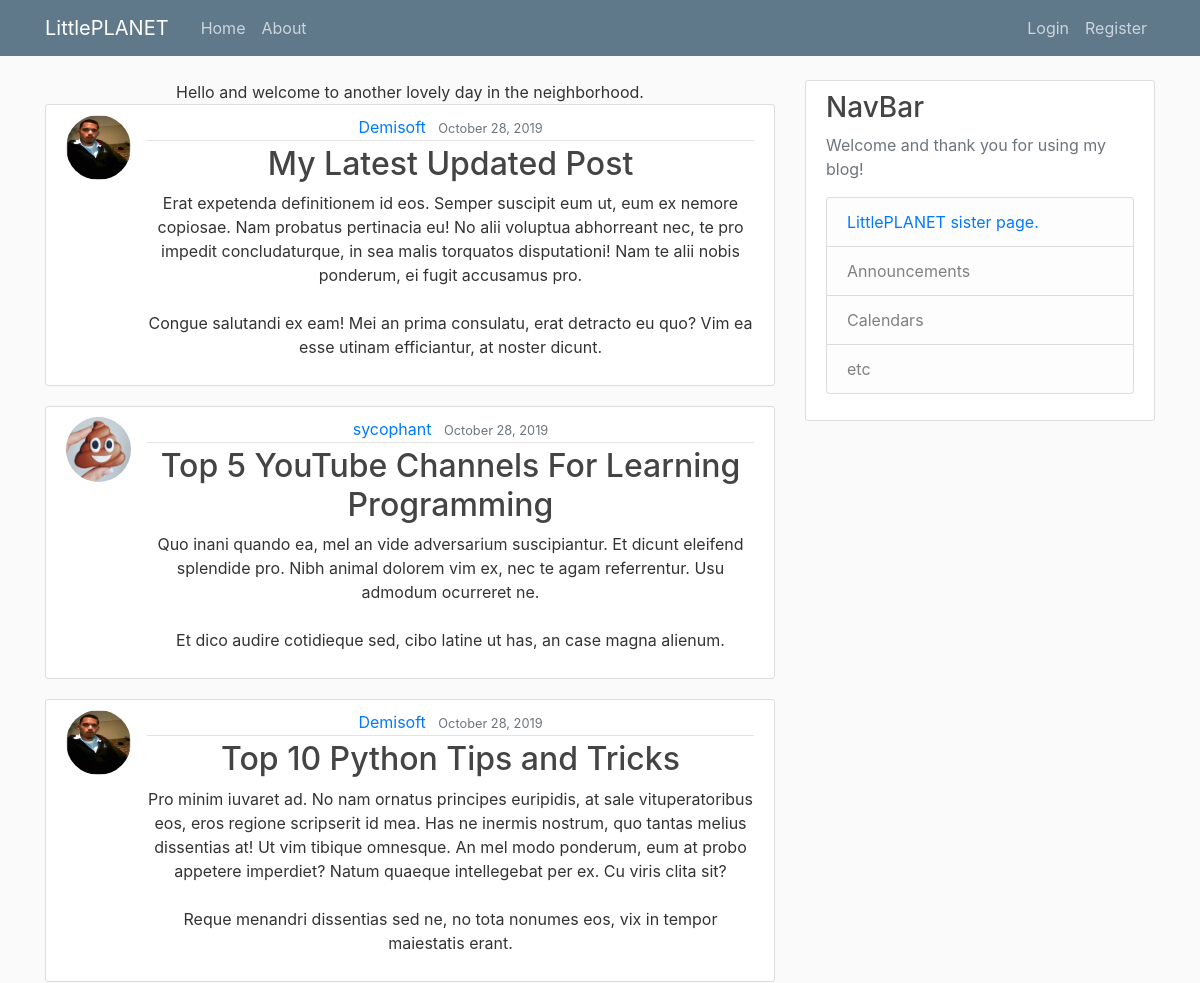
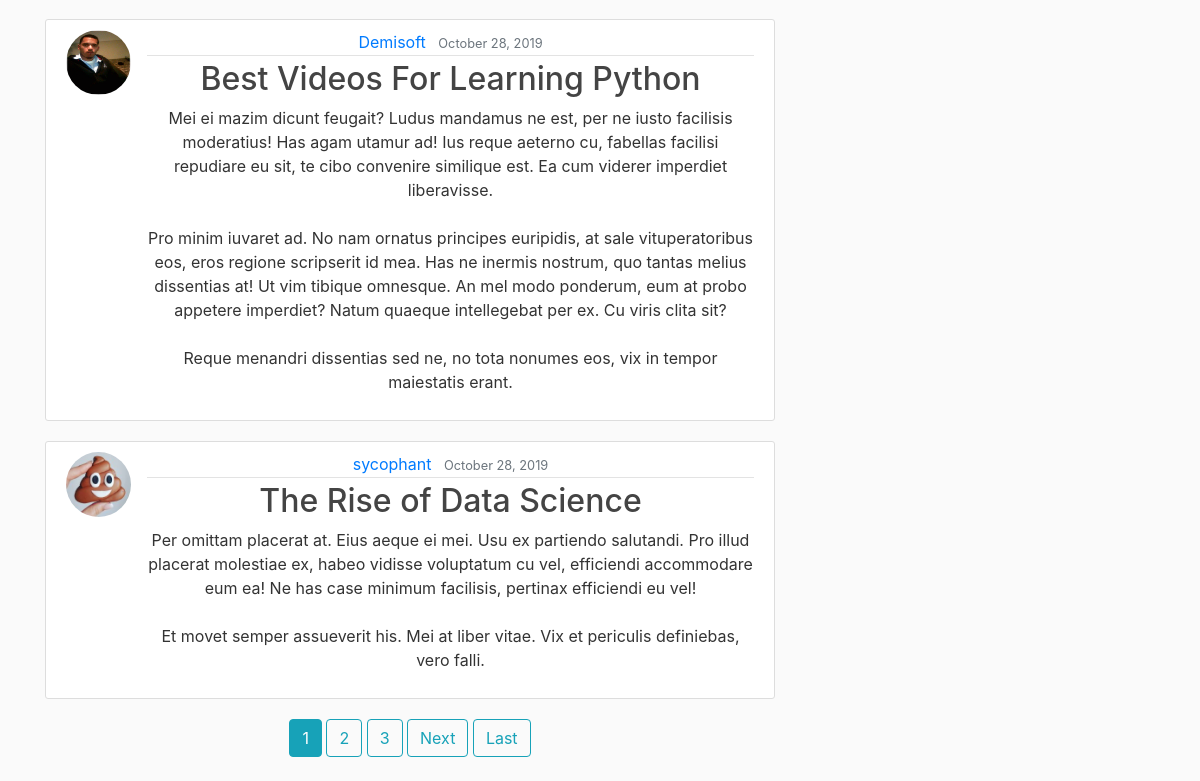
Before: / with the older database file (2 pictures, top to bottom).
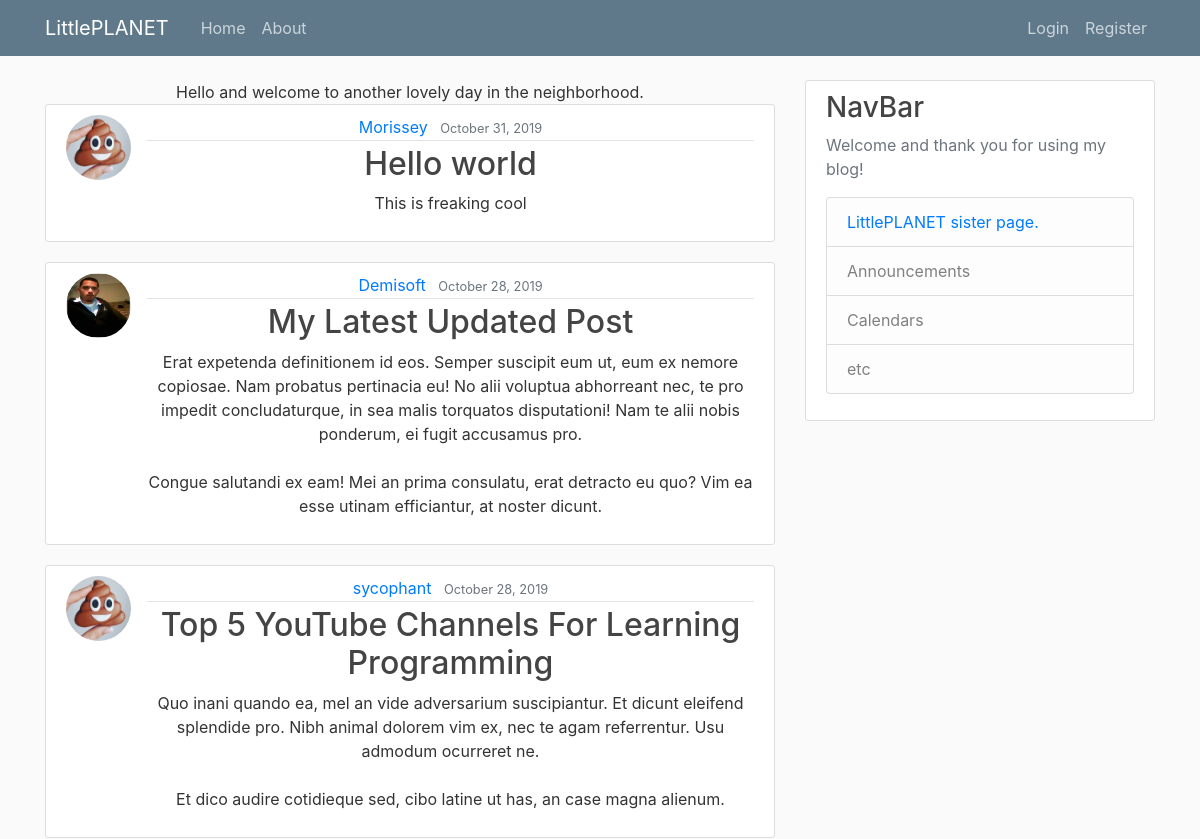
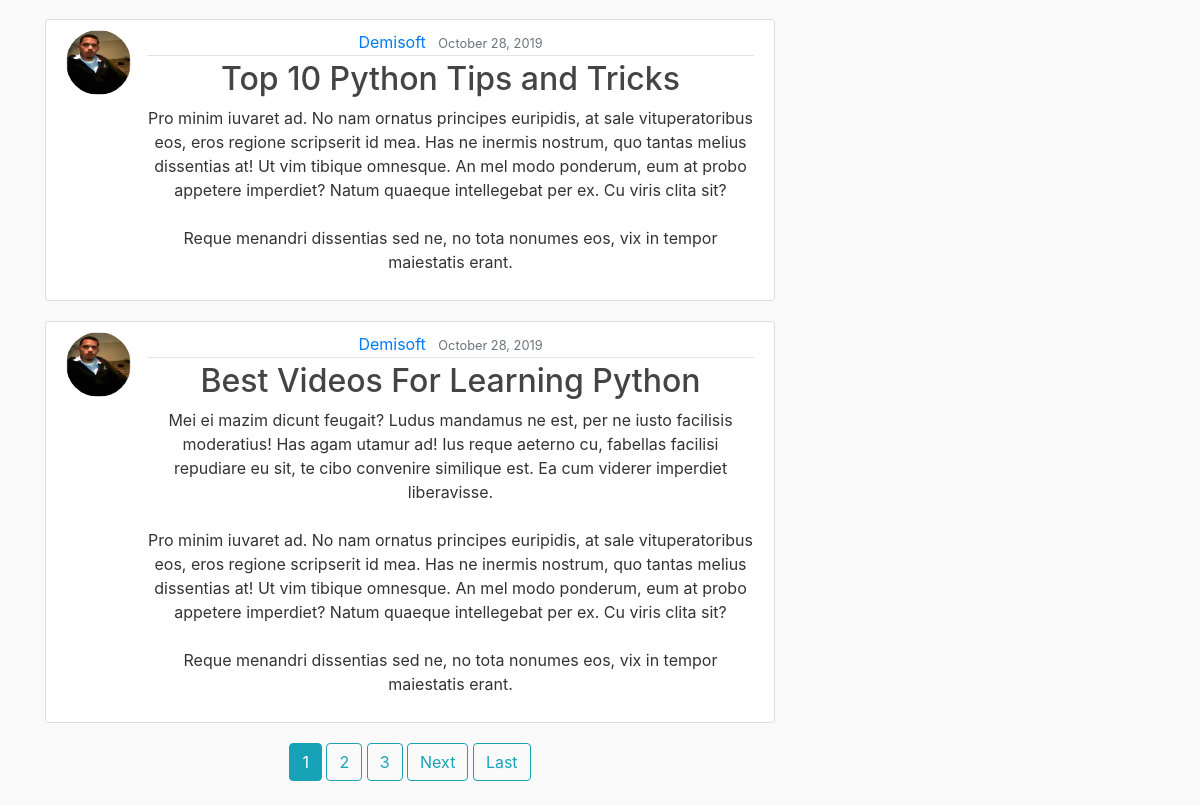
After: the same page with the newer database file (2 pictures, top to bottom).
### blog/models.py (models this page shows, shortened)
class Post(models.Model):
    title = models.CharField(max_length=100)
    content = models.TextField()
    date_posted = models.DateTimeField(default=timezone.now)
    author = models.ForeignKey(User, on_delete=models.CASCADE)

### users/models.py (models this page shows, shortened)
class Profile(models.Model):
    user = models.OneToOneField(User, on_delete=models.CASCADE)
    image = models.ImageField(default='default.jpg', upload_to='profile_pics')

### blog/views.py (the view)
# urls.py: path('', PostListView.as_view(), name='blog-home'),
class PostListView(ListView):
    model = Post
    template_name = 'blog/home.html'
    context_object_name = 'posts'
    ordering = ['-date_posted']
    paginate_by = 5

### blog/templates/blog/home.html (shortened to what this page needs)
{% extends "blog/base.html" %}
{% block liver %}
	<center>Hello and welcome to another lovely day in the neighborhood.
	{% for post in posts %}
		<article class="media content-section">
		<img class="rounded-circle article-img" src="{{ post.author.profile.image.url }}">
	<div class="media-body">
		<div class="article-metadata">
			<a class="mr-2" href="{% url 'user-posts' post.author.username %}">{{ post.author }}</a>
				<small class="text-muted">{{ post.date_posted|date:"F d, Y" }}</small>
		</div>
		<h2><a class="article-title" href="{% url 'post-detail' post.id %}">{{ post.title }}</a></h2>
		<p class="article-content">{{ post.content }}</p>
	</div>
		</article>
	{% endfor %}
	{% if is_paginated %}
		{% for num in page_obj.paginator.page_range %}
			{% if page_obj.number == num %}
				<a class="btn btn-info mb-4" href="?page={{ num }}">{{num}}</a>
			{% elif num > page_obj.number|add:'-3' and num < page_obj.number|add:'3' %}
				<a class="btn btn-outline-info mb-4" href="?page={{ num }}">{{num}}</a>
			{% endif %}
		{% endfor %}
		{% if page_obj.has_next %}
			<a class="btn btn-outline-info mb-4" href="?page={{ page_obj.next_page_number }}">Next</a>
			<a class="btn btn-outline-info mb-4" href="?page={{ page_obj.paginator.num_pages }}">Last</a>
		{% endif %}
	{% endif %}
	</center>
{% endblock liver %}

### blog/templates/blog/base.html (shortened to what this page needs)
{% load static %}
<!DOCTYPE html>
<html>
<head>
    <link rel="stylesheet" href="https://maxcdn.bootstrapcdn.com/bootstrap/4.0.0/css/bootstrap.min.css">
	<link rel="stylesheet" type="text/css" href="{% static 'blog/main.css' %}">
</head>
<body>
	<header class="site-header">
  <nav class="navbar navbar-expand-md navbar-dark bg-steel fixed-top">
    <div class="container">
      <a class="navbar-brand mr-4" href="{% url 'blog-home' %}">LittlePLANET</a>
      <div class="collapse navbar-collapse" id="navbarToggle">
        <div class="navbar-nav mr-auto">
          <a class="nav-item nav-link" href="{% url 'blog-home' %}">Home</a>
          <a class="nav-item nav-link" href="{% url 'blog-about' %}">About</a>
        </div>
        <div class="navbar-nav">
		  {% if user.is_authenticated %}
		  <a class="nav-item nav-link" href="{% url 'upload' %}">Upload new ad</a>
		  <a class="nav-item nav-link" href="{% url 'post-create' %}">Create New Blog Post</a>
		  <a class="nav-item nav-link" href="{% url 'profile' %}">Profile</a>
		  <a class="nav-item nav-link" href="{% url 'logout' %}">Logout</a>
		  {% else %}
          <a class="nav-item nav-link" href="{% url 'login' %}">Login</a>
          <a class="nav-item nav-link" href="{% url 'register' %}">Register</a>
		  {% endif %}
        </div>
      </div>
    </div>
  </nav>
</header>
	<main role="main" class="container">
  <div class="row">
    <div class="col-md-8">
      {% block liver %}{% endblock %}
    </div>
    <div class="col-md-4">
      <div class="content-section">
        <h3>NavBar</h3>
        <p class='text-muted'>Welcome and thank you for using my blog!
          <ul class="list-group">
            <li class="list-group-item list-group-item-light"><a href="https://littleplanet.rocks/">LittlePLANET sister page.</a></li>
            <li class="list-group-item list-group-item-light">Announcements</li>
            <li class="list-group-item list-group-item-light">Calendars</li>
            <li class="list-group-item list-group-item-light">etc</li>
          </ul>
        </p>
      </div>
    </div>
  </div>
</main>
</body>
</html>

### blog/static/blog/main.css (style rules this page uses)
body { background: #fafafa; color: #333333; margin-top: 5rem; }
h1, h2, h3, h4, h5, h6 { color: #444444; }
ul { margin: 0; }
.bg-steel { background-color: #5f788a; }
.site-header .navbar-nav .nav-link { color: #cbd5db; }
.content-section { background: #ffffff; padding: 10px 20px; border: 1px solid #dddddd; border-radius: 3px; margin-bottom: 20px; }
.article-title { color: #444444; }
.article-content { white-space: pre-line; }
.article-img { height: 65px; width: 65px; margin-right: 16px; }
.article-metadata { padding-bottom: 1px; margin-bottom: 4px; border-bottom: 1px solid #e3e3e3 }

Changed rows visible on the page:
no longer on this page (row unchanged): Post: author.profile.image (placeholder picture), author "sycophant", date_posted "October 28, 2019", title "The Rise of Data Science", content "Per omittam placerat at. Eius aeque ei mei. Usu ex partiendo salutandi. Pro illud placerat molestiae ex, habeo vidisse voluptatum cu vel, efficiendi accommodare eum ea! Ne has case minimum facilisis, pertinax efficiendi eu vel! Et movet semper assueverit his. Mei at liber vitae. Vix et periculis definiebas, vero falli."
added Post: author.profile.image (placeholder picture), author "Morissey", date_posted "October 31, 2019", title "Hello world", content "This is freaking cool"
